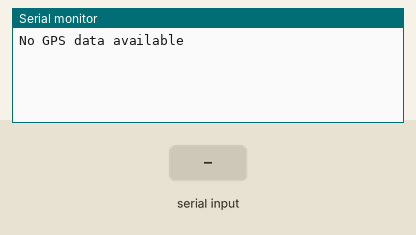
Bench run of a sketch on a simulated Arduino Uno, built with avr-gcc and run on an emulated ATmega328P. Parts: the last lines printed to the serial monitor. Inputs (shaded band) come from the test bench.

Above: at 6.2 s.
6.3 s: "1\n" received over the second serial link
At 10.7 s:
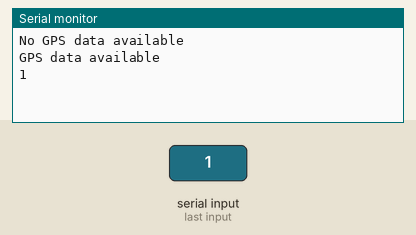
11.9 s: "0\n" received over the second serial link
At 15.7 s:
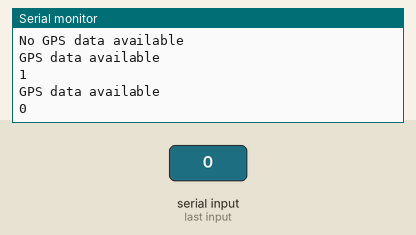
17.5 s: "2\n" received over the second serial link
At 20.7 s:
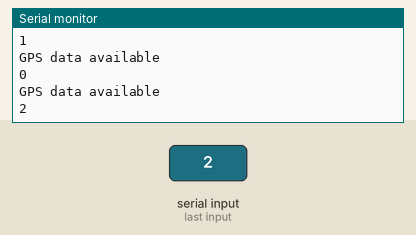

Measured:
- after the input at 6.3 s, the serial monitor: prints a new line after 3.7 s (image 1)
- after the input at 11.9 s, the serial monitor: prints a new line after 3.1 s (image 2)
- after the input at 17.5 s, the serial monitor: prints a new line after 2.5 s (image 3)

The sketch:

gps.ino
```cpp
#include <SoftwareSerial.h>
// Define the GPS module connection pins
#define GPS_RX_PIN 19
#define GPS_TX_PIN 18
// Create a SoftwareSerial object for GPS communication
SoftwareSerial gpsSerial(GPS_RX_PIN, GPS_TX_PIN);
void setup() {
  // Initialize serial communication
  Serial.begin(9600);
  gpsSerial.begin(9600);
  // Wait for GPS module to stabilize
  delay(5000);
}
void loop() {
  // Check if GPS data is available
  if (gpsSerial.available()) {
    Serial.println("GPS data available"); // Debug statement
    // Read the incoming GPS data
    String gpsData = gpsSerial.readStringUntil('\n');
    // Print the GPS data to the serial monitor
    Serial.println(gpsData);
  } else {
    Serial.println("No GPS data available"); // Debug statement
  }
  delay(5000);
}

/*
 * Rui Santos
 * Complete Project Details https://randomnerdtutorials.com
 */
//
//#include <TinyGPS++.h>
//#include <SoftwareSerial.h>
//
//static const int RXPin = 19, TXPin = 18;
//static const uint32_t GPSBaud = 9600;
//
//// The TinyGPS++ object
//TinyGPSPlus gps;
//
//// The serial connection to the GPS device
//SoftwareSerial ss(RXPin, TXPin);
//
//void setup(){
//  Serial.begin(115200);
//  ss.begin(GPSBaud);
//}
//
//void loop(){
//  // This sketch displays information every time a new sentence is correctly encoded.
//  while (ss.available() > 0){
//    gps.encode(ss.read());
//    if (gps.location.isUpdated()){
//      Serial.print("Latitude= ");
//      Serial.print(gps.location.lat(), 6);
//      Serial.print(" Longitude= ");
//      Serial.println(gps.location.lng(), 6);
//    }
//  }
//}

//#include <Wire.h>
//#include <TinyGPS++.h>
//#define RXD2 17
//#define TXD2 16
//HardwareSerial neogps(1);
//char   datoCmd = 0;
//#define NMEA 0
//TinyGPSPlus gps;
//void setup()
//{
//  Serial.begin(9600);
//  neogps.begin(9600, SERIAL_8N1, RXD2, TXD2);
//  delay(2000);
//
//}
//void loop()
//{
//if (NMEA)
// {
//    while (neogps.available())
//    {
//     datoCmd  = (char)neogps.read();
//     Serial.print (datoCmd );
//    }
// }
//
//else
// {
//  boolean newData = false;
//  for (unsigned long start = millis(); millis() - start < 1000;)
//  {
//    while (neogps.available())
//    {
//      if (gps.encode(neogps.read()))
//      {
//        newData = true;
//      }
//    }
//  }
//
//  if(newData == true)
//  {
//    newData = false;
//    Serial.println(gps.satellites.value());
//    Visualizacion_Serial();
//  }
//  else
//  {
//
//  }
//
// }
//}
//void Visualizacion_Serial(void)
//{
//
//  if (gps.location.isValid() ==  1)
//  {
//    Serial.print("Lat: ");
//    Serial.println(gps.location.lat(),6);
//    Serial.print("Lng: ");
//    Serial.println(gps.location.lng(),6);
//    Serial.print("Speed: ");
//    Serial.println(gps.speed.kmph());
//    Serial.print("SAT:");
//    Serial.println(gps.satellites.value());
//    Serial.print("ALT:");
//    Serial.println(gps.altitude.meters(), 0);
//
//    Serial.print("Date: ");
//    Serial.print(gps.date.day()); Serial.print("/");
//    Serial.print(gps.date.month()); Serial.print("/");
//    Serial.println(gps.date.year());
//
//    Serial.print("Hour: ");
//    Serial.print(gps.time.hour()); Serial.print(":");
//    Serial.print(gps.time.minute()); Serial.print(":");
//    Serial.println(gps.time.second());
//    Serial.println("---------------------------");
//  }
//  else
//  {
//    Serial.println("NO SIgnal gps");
//  }
//
//}
//
//#include <SoftwareSerial.h>
//
//// Define the GPS module connection pins
//#define GPS_RX_PIN 17
//#define GPS_TX_PIN 16
//
//// Create a SoftwareSerial object for GPS communication
//SoftwareSerial gpsSerial(GPS_RX_PIN, GPS_TX_PIN);
//
//// Variables to store latitude and longitude
//float latitude = 0.0;
//float longitude = 0.0;
//
//void setup() {
//  // Initialize serial communication
//  Serial.begin(115200);
//  gpsSerial.begin(9600);
//
//  // Wait for GPS module to stabilize
//  delay(2000);
//}
//
//void loop() {
//  // Check if GPS data is available
//  if (gpsSerial.available()) {
//    Serial.println("GPS data available"); // Debug statement
//
//    // Read the incoming GPS data
//    String gpsData = gpsSerial.readStringUntil('\n');
//
//    // Print the GPS data to the serial monitor
//    Serial.println(gpsData);
//
//    // Extract latitude and longitude
//    if (parseGPSData(gpsData)) {
//      // Store latitude and longitude
//      latitude = parseLatitude(gpsData);
//      longitude = parseLongitude(gpsData);
//
//      // Print latitude and longitude
//      Serial.print("Latitude: ");
//      Serial.println(latitude, 6); // Print with 6 decimal places
//      Serial.print("Longitude: ");
//      Serial.println(longitude, 6); // Print with 6 decimal places
//    }
//  } else {
//    Serial.println("No GPS data available"); // Debug statement
//  }
//  delay(5000);
//}
//
//bool parseGPSData(const String& gpsData) {
//  // Implement your parsing logic here
//  // This function should extract and validate the latitude and longitude from the GPS data
//  // Return true if parsing is successful, false otherwise
//  // You need to customize this function based on the format and protocol of your GPS data
//
//  // Example parsing logic for NMEA sentences
//  // Extract latitude and longitude fields using appropriate string manipulation functions
//  // Validate the extracted values
//  // Return true if parsing is successful, false otherwise
//
//  // Placeholder code to be replaced with actual parsing logic
//  // This example assumes a valid NMEA sentence format like "$GPGGA,092132.00,latitude,longitude,..."
//  if (gpsData.startsWith("$GPGGA")) {
//    // Split the GPS data using comma as the delimiter
//    // You may need to adjust the field index based on the specific format of your GPS data
//    String parts[15];
//    int count = 0;
//    int startPos = 0;
//    int endPos = gpsData.indexOf(',');
//
//    while (endPos != -1) {
//      parts[count] = gpsData.substring(startPos, endPos);
//      startPos = endPos + 1;
//      endPos = gpsData.indexOf(',', startPos);
//      count++;
//    }
//
//    // Validate the parsed fields
//    if (count >= 4) {
//      // Extract and validate latitude
//      String latitudeStr = parts[2];
//      float latValue = latitudeStr.toFloat();
//      if (latValue != 0.0) {
//        // Extract and validate longitude
//        String longitudeStr = parts[4];
//        float lonValue = longitudeStr.toFloat();
//        if (lonValue != 0.0) {
//          return true;
//        }
//      }
//    }
//  }
//
//  return false;
//}
//
//float parseLatitude(const String& gpsData) {
//  // Implement your latitude extraction logic here
//  // This function should extract and return the latitude value from the GPS data
//  // You need to customize this function based on the format and protocol of your GPS data
//
//  // Placeholder code to be replaced with actual latitude extraction logic
//  // This example assumes a valid NMEA sentence format like "$GPGGA,092132.00,latitude,longitude,..."
//  if (gpsData.startsWith("$GPGGA")) {
//    // Split the GPS data using comma as the delimiter
//    // You may need to adjust the field index based on the specific format of your GPS data
//    String parts[15];
//    int count = 0;
//    int startPos = 0;
//    int endPos = gpsData.indexOf(',');
//
//    while (endPos != -1) {
//      parts[count] = gpsData.substring(startPos, endPos);
//      startPos = endPos + 1;
//      endPos = gpsData.indexOf(',', startPos);
//      count++;
//    }
//
//    // Extract and return the latitude value
//    if (count >= 4) {
//      return parts[2].toFloat();
//    }
//  }
//
//  return 0.0;
//}
//
//float parseLongitude(const String& gpsData) {
//  // Implement your longitude extraction logic here
//  // This function should extract and return the longitude value from the GPS data
//  // You need to customize this function based on the format and protocol of your GPS data
//
//  // Placeholder code to be replaced with actual longitude extraction logic
//  // This example assumes a valid NMEA sentence format like "$GPGGA,092132.00,latitude,longitude,..."
//  if (gpsData.startsWith("$GPGGA")) {
//    // Split the GPS data using comma as the delimiter
//    // You may need to adjust the field index based on the specific format of your GPS data
//    String parts[15];
//    int count = 0;
//    int startPos = 0;
//    int endPos = gpsData.indexOf(',');
//
//    while (endPos != -1) {
//      parts[count] = gpsData.substring(startPos, endPos);
//      startPos = endPos + 1;
//      endPos = gpsData.indexOf(',', startPos);
//      count++;
//    }
//
//    // Extract and return the longitude value
//    if (count >= 4) {
//      return parts[4].toFloat();
//    }
//  }
//
//  return 0.0;
//}
//#include <SoftwareSerial.h>
//#include <TinyGPS++.h>
//
//// Define the GPS module connection pins
//#define GPS_RX_PIN 19
//#define GPS_TX_PIN 18
//
//// Create a SoftwareSerial object for GPS communication
//SoftwareSerial gpsSerial(GPS_RX_PIN, GPS_TX_PIN);
//
//// Create a TinyGPS++ object
//TinyGPSPlus gps;
//
//void setup() {
//  // Initialize serial communication
//  Serial.begin(115200);
//  gpsSerial.begin(9600);
//
//  // Wait for GPS module to stabilize
//  delay(2000);
//}
//
//void loop() {
//  // Check if GPS data is available
//  if (gpsSerial.available()) {
//    // Read the incoming GPS data
//    while (gpsSerial.available()) {
//      gps.encode(gpsSerial.read());
//    }
//
//    // Check if new GPS data is parsed successfully
//   if (gps.location.isValid()) {
//      // Extract latitude and longitude values
//      float latitude = gps.location.lat();
//      float longitude = gps.location.lng();
//
//      // Print latitude and longitude
//      Serial.print("Latitude: ");
//      Serial.println(latitude, 6);
//      Serial.print("Longitude: ");
//      Serial.println(longitude, 6);
//   } else {
//      Serial.println("Invalid GPS data");
//    }
//  }
//
//  delay(5000);
//}
```
